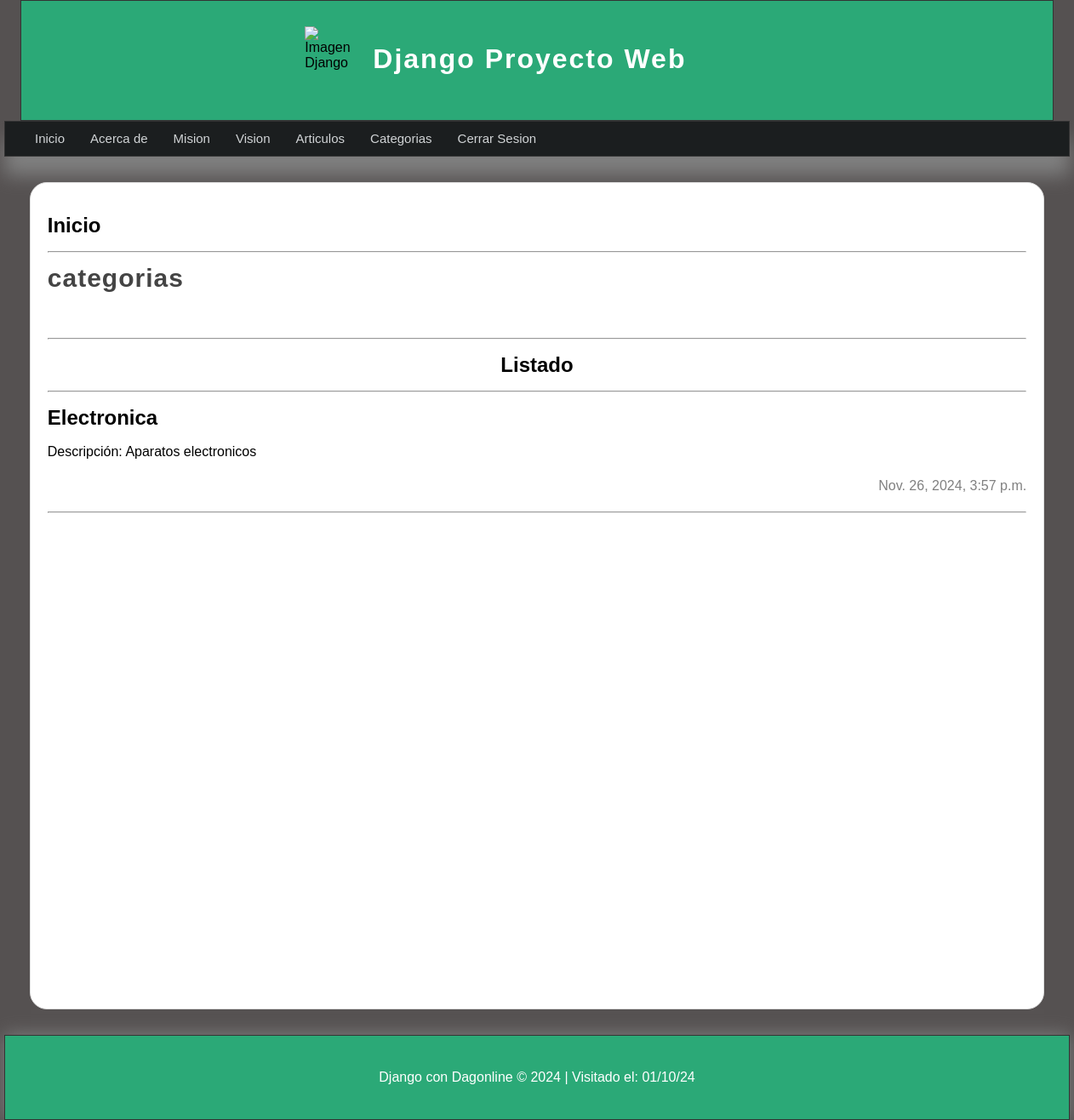
Page /listado_categorias/ (signed in) on the committed database.
### articulos/models.py (models this page shows, shortened)
class Category(models.Model):
    name = models.CharField(max_length=100, verbose_name='Nombre')
    description = models.CharField(max_length=255, verbose_name='Descripción')
    created_at = models.DateTimeField(auto_now_add=True, verbose_name='Creado el')
    updated_at = models.DateTimeField(auto_now=True, verbose_name="Actualizado el")
    class Meta:
        verbose_name = "Categoría"
        verbose_name_plural = "Categorías"

### articulos/views.py (the view)
# urls.py: path('listado_categorias/', views.list_cat,name='listado_categorias'),
@login_required(login_url='inicio')
def list_cat(request):
    categories = Category.objects.all()
    return render(request,'categorias/listado_cat.html',{
        'title':'categorias',
        'content':'listadode categorias',
        'categories' : categories
    })

### articulos/templates/categorias/listado_cat.html (shortened to what this page needs)
{% extends "layouts/layouts.html" %}
{% block content %}
    <h1 class="title">{{title}}</h1>
    <hr>
    <h1 align="center">Listado</h1> <hr>
    {% for categoria in categories %}
        <article class="article-item">
            <div class="data">
                <h2>{{categoria.name}}</h2>
                <p>Descripción: {{categoria.description}}</p>
                <span class="date">
                    {{categoria.created_at}}
                </span>
                <hr>
            </div>
        </article>
    {% endfor %}
{% endblock %}

### mainapp/static/css/estilos.css (style rules this page uses)
* { margin: 0px; padding: 0px; font-family: sans-serif; text-decoration: none; }
p,h1,h2 { margin-top: 20px; margin-bottom: 20px; }
body { background-color: #555151; }
.title { color:#444; letter-spacing: 1px; font-size: 30px; margin-bottom: 10px; margin-top: 5px; }
.date { display: block; margin-top: 20px; margin-bottom: 20px; color: gray;; text-align: right; }
.title { color: #444; letter-spacing: 1px; font-size: 30px; padding-bottom: 50px; margin-bottom: 10px; margin-top: 5px; }

### rows in the picture
Category: name "Electronica", description "Aparatos electronicos", created_at "Nov. 26, 2024, 3:57 p.m."

### other values in the picture
{{ title }} "categorias"
